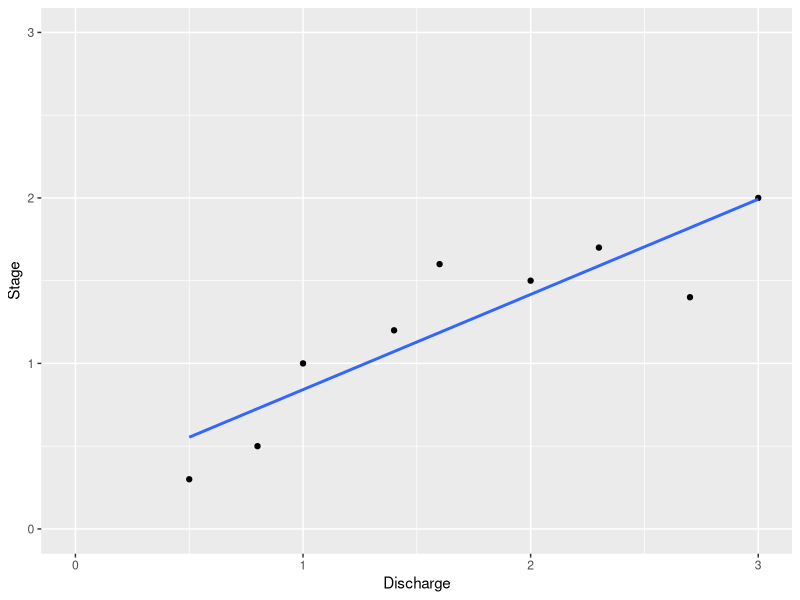

Generate this figure with R:
## ---- chunk 1

library(tidyverse)
q<-c(1, 2, 2.3, 3, 0.5, 1.6, 2.7, 0.8, 1.4)
z<-c(1, 1.5, 1.7, 2, 0.3, 1.6, 1.4, 0.5, 1.2)

curve<-data.frame(q,z)

p<-ggplot(curve,aes(x=q,y=z))+
  geom_point()+
  geom_smooth(method="lm",se=FALSE)+   # adding a regression line, hiding confidence intervals
  xlab("Discharge")+
  ylab("Stage")+
  xlim(0,3)+
  ylim(0,3)
p

